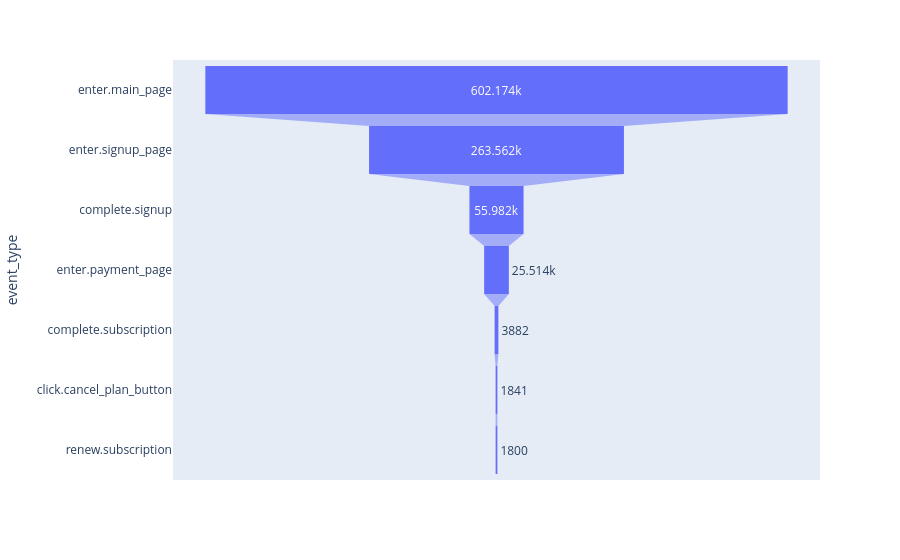

The notebook cell saved with this chart:
### Code cell
fig = px.funnel(event_counts, x='event_count', y='event_type')
fig.show()

### Figure 1 — Plotly figure (JSON) as saved in the notebook; plotly's stock layout.template omitted (floating-point values rounded to 4 significant figures)
{"data": [{"hovertemplate": "event_count=%{x}<br>event_type=%{y}<extra></extra>", "legendgroup": "", "marker": {"color": "#636efa"}, "name": "", "orientation": "h", "showlegend": false, "type": "funnel", "x": [602174, 263562, 55982, 25514, 3882, 1841, 1800], "xaxis": "x", "y": ["enter.main_page", "enter.signup_page", "complete.signup", "enter.payment_page", "complete.subscription", "click.cancel_plan_button", "renew.subscription"], "yaxis": "y"}], "layout": {"legend": {"tracegroupgap": 0}, "margin": {"t": 60}, "xaxis": {"anchor": "y", "domain": [0, 1], "title": {"text": "event_count"}}, "yaxis": {"anchor": "x", "domain": [0, 1], "title": {"text": "event_type"}}}}
